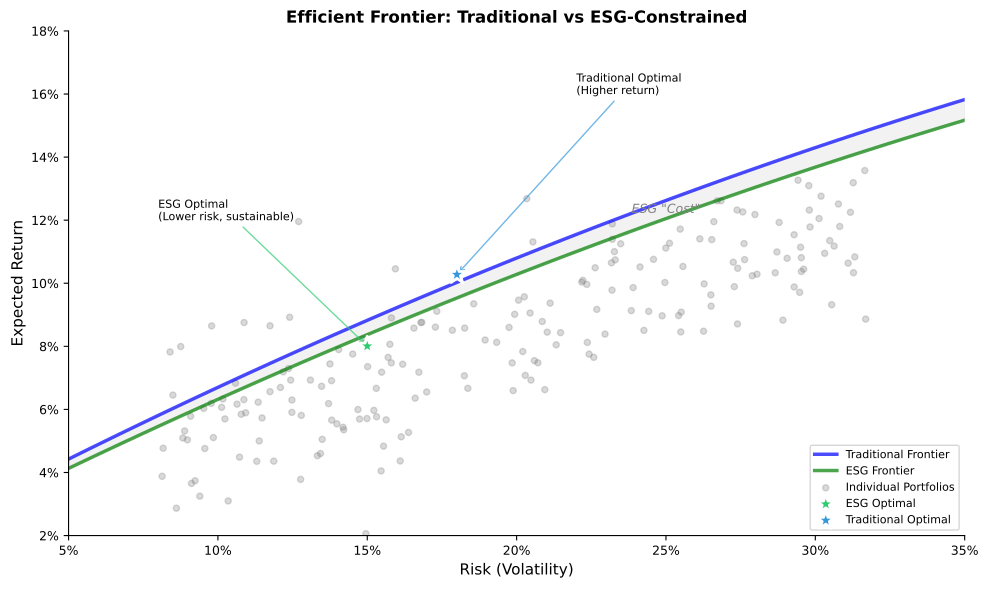

Generate this figure with Python:
"""Efficient Frontier - Portfolio optimization with ESG constraint"""
import matplotlib.pyplot as plt
import numpy as np
from pathlib import Path

plt.rcParams.update({
    'font.size': 10, 'axes.labelsize': 10, 'axes.titlesize': 11,
    'xtick.labelsize': 9, 'ytick.labelsize': 9, 'legend.fontsize': 9,
    'figure.figsize': (10, 6), 'figure.dpi': 150
})

np.random.seed(42)
fig, ax = plt.subplots(figsize=(10, 6))

# Generate efficient frontier curve
risk = np.linspace(0.05, 0.35, 100)
# Traditional frontier
return_trad = 0.02 + 0.5 * risk - 0.3 * risk**2
# ESG-constrained frontier (slightly lower)
return_esg = 0.018 + 0.48 * risk - 0.28 * risk**2

# Plot frontiers
ax.plot(risk, return_trad, 'b-', linewidth=2.5, label='Traditional Frontier', alpha=0.7)
ax.plot(risk, return_esg, 'g-', linewidth=2.5, label='ESG Frontier', alpha=0.7)

# Fill between to show ESG cost
ax.fill_between(risk, return_esg, return_trad, alpha=0.1, color='gray')

# Scatter random portfolios
n_portfolios = 200
port_risk = np.random.uniform(0.08, 0.32, n_portfolios)
port_return = 0.015 + 0.4 * port_risk - 0.25 * port_risk**2 + np.random.normal(0, 0.015, n_portfolios)
ax.scatter(port_risk, port_return, s=20, c='gray', alpha=0.3, label='Individual Portfolios')

# Mark optimal portfolios
ax.scatter([0.15], [return_esg[30]], s=200, c='#2ecc71', marker='*',
          edgecolors='white', linewidth=2, zorder=5, label='ESG Optimal')
ax.scatter([0.18], [return_trad[45]], s=200, c='#3498db', marker='*',
          edgecolors='white', linewidth=2, zorder=5, label='Traditional Optimal')

# Annotations
ax.annotate('ESG Optimal\n(Lower risk, sustainable)', xy=(0.15, return_esg[30]),
           xytext=(0.08, 0.12), fontsize=8,
           arrowprops=dict(arrowstyle='->', color='#2ecc71', alpha=0.7))
ax.annotate('Traditional Optimal\n(Higher return)', xy=(0.18, return_trad[45]),
           xytext=(0.22, 0.16), fontsize=8,
           arrowprops=dict(arrowstyle='->', color='#3498db', alpha=0.7))

# Add ESG cost annotation
ax.annotate('ESG "Cost"', xy=(0.25, (return_trad[65] + return_esg[65])/2),
           fontsize=9, ha='center', color='gray', style='italic')

ax.set_xlabel('Risk (Volatility)', fontsize=11)
ax.set_ylabel('Expected Return', fontsize=11)
ax.set_title('Efficient Frontier: Traditional vs ESG-Constrained', fontsize=12, fontweight='bold')
ax.legend(loc='lower right', fontsize=8)
ax.set_xlim(0.05, 0.35)
ax.set_ylim(0.02, 0.18)
ax.spines['top'].set_visible(False)
ax.spines['right'].set_visible(False)

# Format axis as percentages
ax.xaxis.set_major_formatter(plt.FuncFormatter(lambda x, _: f'{x:.0%}'))
ax.yaxis.set_major_formatter(plt.FuncFormatter(lambda x, _: f'{x:.0%}'))

plt.tight_layout()
plt.savefig(Path(__file__).parent / 'chart.pdf', dpi=300, bbox_inches='tight')
plt.savefig(Path(__file__).parent / 'chart.png', dpi=150, bbox_inches='tight')
plt.close()
print("18_efficient_frontier created")
